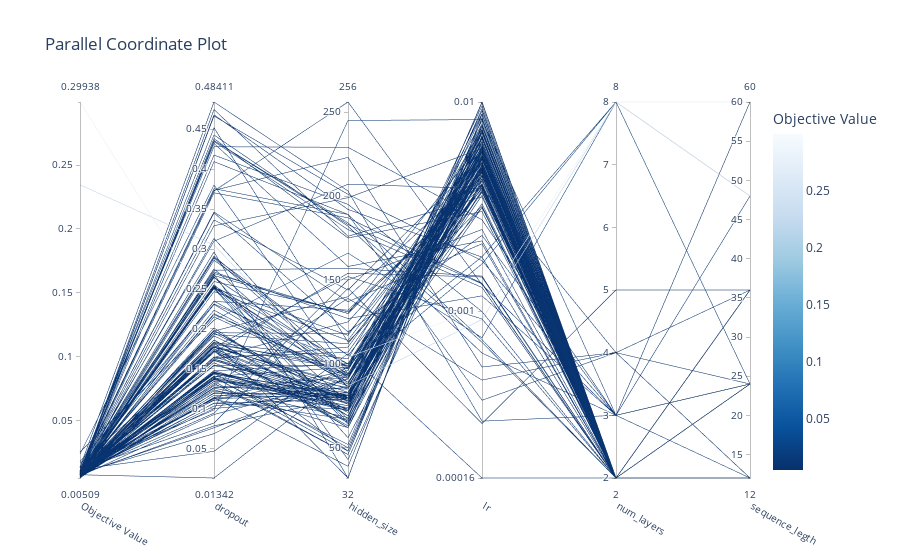

Notebook code for this chart:
### Code cell
optuna.visualization.plot_parallel_coordinate(study)

### Figure 1 — Plotly figure (JSON) as saved in the notebook; plotly's stock layout.template omitted (floating-point values rounded to 4 significant figures; data arrays with more than 128 entries replaced by an {"elided": "..."} marker saying what was removed)
{"data": [{"dimensions": [{"label": "Objective Value", "range": [0.005093, 0.2994], "values": {"elided": "151 float values"}}, {"label": "dropout", "range": [0.01342, 0.4841], "values": {"elided": "151 float values"}}, {"label": "hidden_size", "range": [32, 256], "values": {"elided": "151 int values"}}, {"label": "lr", "range": [-3.797, -2.0], "ticktext": ["0.00016", "0.001", "0.01"], "tickvals": [-3.797, -3, -2.0], "values": {"elided": "151 float values"}}, {"label": "num_layers", "range": [2, 8], "values": {"elided": "151 int values"}}, {"label": "sequence_legth", "range": [12, 60], "values": {"elided": "151 int values"}}], "labelangle": 30, "labelside": "bottom", "line": {"color": {"elided": "151 float values"}, "colorbar": {"title": {"text": "Objective Value"}}, "colorscale": [[0, "rgb(247,251,255)"], [0.125, "rgb(222,235,247)"], [0.25, "rgb(198,219,239)"], [0.375, "rgb(158,202,225)"], [0.5, "rgb(107,174,214)"], [0.625, "rgb(66,146,198)"], [0.75, "rgb(33,113,181)"], [0.875, "rgb(8,81,156)"], [1, "rgb(8,48,107)"]], "reversescale": true, "showscale": true}, "type": "parcoords"}], "layout": {"title": {"text": "Parallel Coordinate Plot"}}}
